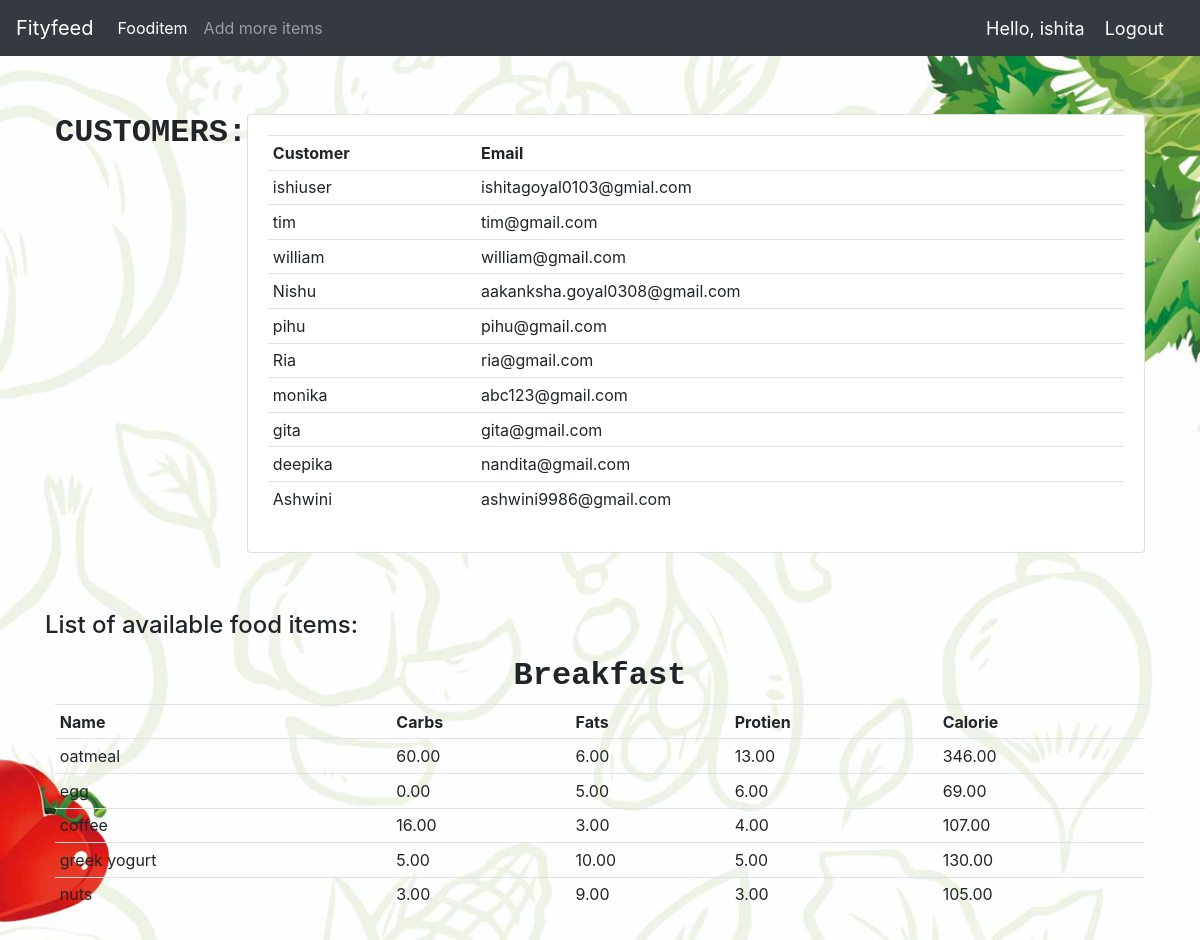
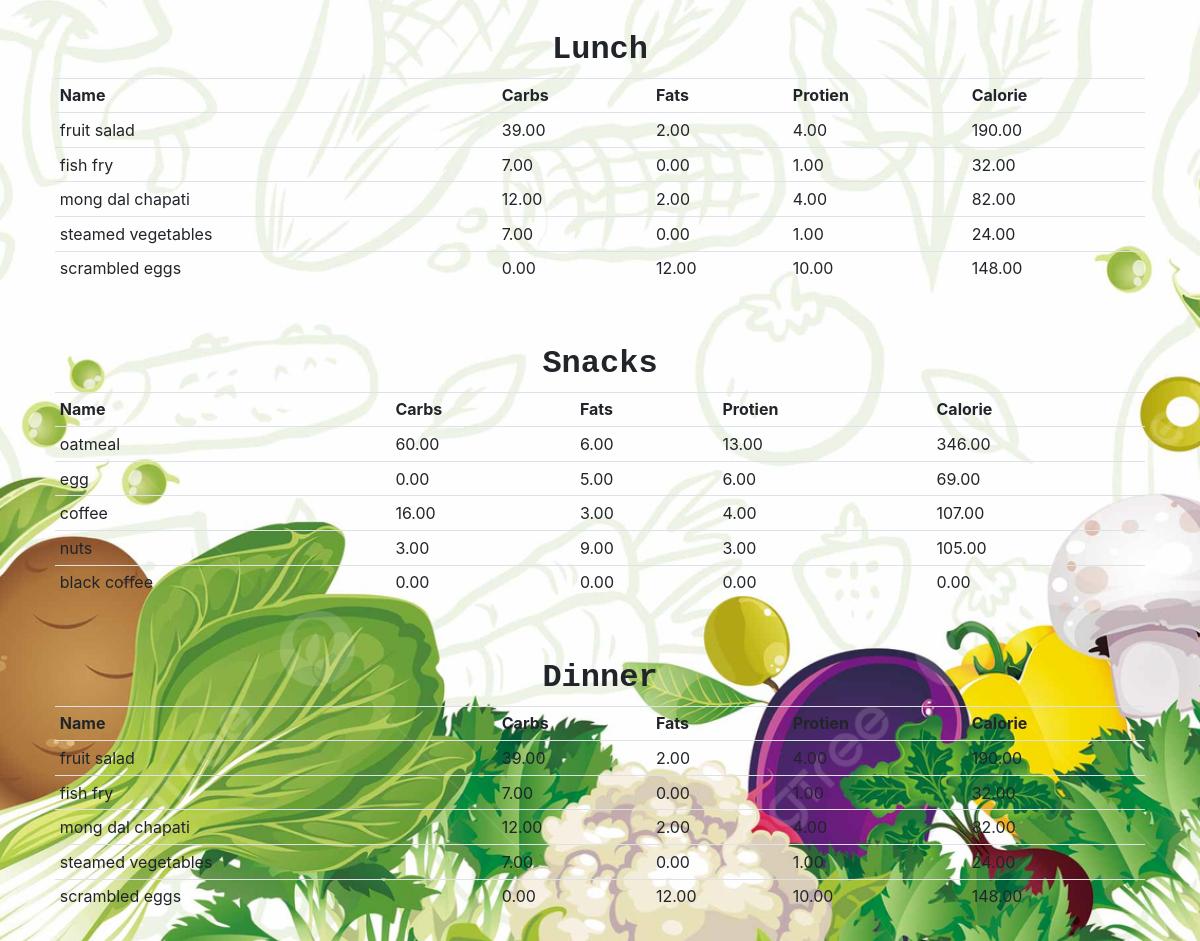
The app's page / (signed in) with its own data (2 pictures, top to bottom).
### Fityfeed/models.py (models this page shows, shortened)
class Customer(models.Model):
    user = models.OneToOneField(User, null=True, on_delete=models.CASCADE)
    name=models.CharField(max_length=200,null=True)
    email=models.CharField(max_length=200,null=True)
    date_created=models.DateTimeField(auto_now_add=True,null=True)

class Fooditem(models.Model):
    name = models.CharField(max_length=200)
    category = models.ManyToManyField(Category)
    carbohydrate = models.DecimalField(max_digits=5,decimal_places=2,default=0)
    fats = models.DecimalField(max_digits=5,decimal_places=2,default=0)
    protein = models.DecimalField(max_digits=5,decimal_places=2,default=0)
    calorie=models.DecimalField(max_digits=5,decimal_places=2,default=0,blank=True)
    quantity = models.IntegerField(default=1,null=True,blank=True)

### Fityfeed/decorators.py (the view)
    def wrapper_func(request,*args,**kwargs):
        group=None
        if request.user.groups.exists():
            group=request.user.groups.all()[0].name
        if group=='user':
            return redirect('userPage')
        if group=='admin':
            return view_func(request,*args,**kwargs)

### Fityfeed/views.py (called while the page is built)
@login_required(login_url='login')
@admin_only
def home(request):
    breakfast=Category.objects.filter(name='breakfast')[0].fooditem_set.all()[:5]
    lunch=Category.objects.filter(name='lunch')[0].fooditem_set.all()[:5]
    dinner=Category.objects.filter(name='dinner')[0].fooditem_set.all()[:5]
    snacks=Category.objects.filter(name='snacks')[0].fooditem_set.all()[:5]
    customers=Customer.objects.all()
    context={'breakfast':breakfast,
              'lunch':lunch,
              'dinner':dinner,
              'snacks':snacks,
              'customers':customers,
            }
    return render(request,'main.html',context)

### Fityfeed/templates/main.html (shortened to what this page needs)
{% load static %}
<!DOCTYPE html>
<html lang="en">
<head>
    <link rel="stylesheet" href="https://stackpath.bootstrapcdn.com/bootstrap/4.5.0/css/bootstrap.min.css">
    <link rel="stylesheet" href="{% static 'css/main.css' %}">
</head>
<body>
    {% include 'navbar.html' %}
    <br>
    <br>
    <div class="container">
    {% block content %}
        <div class="flex-box-row">
            <h5 id="heading">CUSTOMERS:</h5>
            <br>
            <br>
            <div class="card card-body">
               <table class="table table-sm">
                    <tr>
                        <th>Customer</th>
                        <th>Email</th>
                    </tr>
                    {% for cust in customers %}
                    <tr>
                        <td>{{cust.name}} </td>
                        <td> {{cust.email}} </td>
                    </tr>
                    {% endfor %}
                </table>
            </div>
        </div>
        <br><br>
    <h4>List of available food items:</h4>
        <div class="flex-box-row">
            <h5 id="heading">Breakfast</h5>
               <table class="table table-sm">
                    <tr>
                        <th>Name</th>
                        <th>Carbs</th>
                        <th>Fats</th>
                        <th>Protien</th>
                        <th>Calorie</th>
                    </tr>
                   {% for items in breakfast %}
                    <tr>
                        <td>{{items.name}} </td>
                        <td>{{items.carbohydrate}} </td>
                        <td>{{items.fats}} </td>
                        <td>{{items.protein}} </td>
                        <td>{{items.calorie}} </td>
                        </tr>
                    {% endfor %}
                </table>
        </div>
<br>
        <div class="flex-box-row">
            <h5 id="heading">Lunch</h5>
             <table class="table table-sm">
                    <tr>
                        <th>Name</th>
                        <th>Carbs</th>
                        <th>Fats</th>
                        <th>Protien</th>
                        <th>Calorie</th>
                    </tr>
                   {% for items in lunch %}
                    <tr>
                        <td>{{items.name}} </td>
                        <td>{{items.carbohydrate}} </td>
                        <td>{{items.fats}} </td>
                        <td>{{items.protein}} </td>
                        <td>{{items.calorie}} </td>
                        </tr>
                    {% endfor %}
                </table>
        </div>
        <br>
        <div class="flex-box-row">
            <h5 id="heading">Snacks</h5>
                <table class="table table-sm">
                    <tr>
                        <th>Name</th>
                        <th>Carbs</th>
                        <th>Fats</th>
                        <th>Protien</th>
                        <th>Calorie</th>
                    </tr>
                   {% for items in snacks %}
                    <tr>
                        <td>{{items.name}} </td>
                        <td>{{items.carbohydrate}} </td>
                        <td>{{items.fats}} </td>
                        <td>{{items.protein}} </td>
                        <td>{{items.calorie}} </td>
                        </tr>
                    {% endfor %}
                </table>
        </div>
        <br>
        <div class="flex-box-row">
            <h5 id="heading">Dinner</h5>
                <table class="table table-sm">
                    <tr>
                        <th>Name</th>
                        <th>Carbs</th>
                        <th>Fats</th>
                        <th>Protien</th>
                        <th>Calorie</th>
                    </tr>
                   {% for items in dinner %}
                    <tr>
                        <td>{{items.name}} </td>
                        <td>{{items.carbohydrate}} </td>
                        <td>{{items.fats}} </td>
                        <td>{{items.protein}} </td>
                        <td>{{items.calorie}} </td>
                        </tr>
                    {% endfor %}
                </table>
        </div>
<br>
    {% endblock %}
    </div>
</body>
</html>

### Fityfeed/templates/navbar.html (shortened to what this page needs)
{% load static%}
<nav class="navbar navbar-expand-lg navbar-dark bg-dark">
    <a class="navbar-brand" href="{% url 'home' %}">Fityfeed</a>
    <div class="collapse navbar-collapse" id="navbarSupportedContent">
    {% if request.user.is_staff %}
      <ul class="navbar-nav mr-auto">
        <li class="nav-item active">
          <a class="nav-link" href="{% url 'fooditem' %}">Fooditem<span class="sr-only">(current)</span></a>
        </li>
        <li class="nav-item">
          <a class="nav-link" href="{% url 'createfooditem' %}">Add more items</a>
        </li>
      </ul>
    {% endif %}
    </div>
    <span class="hello-msg">Hello, {{request.user}}</span>
    <span ><a  class="hello-msg" href="{% url 'logout' %}">Logout</a></span>
  </nav>

### static/css/main.css (style rules this page uses)
.flex-box-row { display:flex; padding : 10px; flex-wrap: wrap; justify-content: space-around; }
#heading { text-shadow: rgb(159, 122, 74); font-family: 'Courier New', Courier, monospace; font-weight: 550; font-size: xx-large; text-align: left; }

### Fityfeed/templates/navbar.html (style rules this page uses)
.hello-msg { font-size: 18px; color: #fff; margin-right: 20px; }

### records on screen
Customer: name "ishiuser", email "ishitagoyal0103@gmial.com"
Customer: name "tim", email "tim@gmail.com"
Customer: name "william", email "william@gmail.com"
Customer: name "Nishu", email "aakanksha.goyal0308@gmail.com"
Customer: name "pihu", email "pihu@gmail.com"
Customer: name "Ria", email "ria@gmail.com"
Customer: name "monika", email "abc123@gmail.com"
Customer: name "gita", email "gita@gmail.com"
Customer: name "deepika", email "nandita@gmail.com"
Customer: name "Ashwini", email "ashwini9986@gmail.com"
Fooditem: name "oatmeal", carbohydrate "60.00", fats "6.00", protein "13.00", calorie "346.00"
Fooditem: name "egg", carbohydrate "0.00", fats "5.00", protein "6.00", calorie "69.00"
Fooditem: name "coffee", carbohydrate "16.00", fats "3.00", protein "4.00", calorie "107.00"
Fooditem: name "greek yogurt", carbohydrate "5.00", fats "10.00", protein "5.00", calorie "130.00"
Fooditem: name "nuts", carbohydrate "3.00", fats "9.00", protein "3.00", calorie "105.00"
Fooditem: name "fruit salad", carbohydrate "39.00", fats "2.00", protein "4.00", calorie "190.00"
Fooditem: name "fish fry", carbohydrate "7.00", fats "0.00", protein "1.00", calorie "32.00"
Fooditem: name "mong dal chapati", carbohydrate "12.00", fats "2.00", protein "4.00", calorie "82.00"
Fooditem: name "steamed vegetables", carbohydrate "7.00", fats "0.00", protein "1.00", calorie "24.00"
Fooditem: name "scrambled eggs", carbohydrate "0.00", fats "12.00", protein "10.00", calorie "148.00"
Fooditem: name "black coffee", carbohydrate "0.00", fats "0.00", protein "0.00", calorie "0.00"

### other values on screen
{{ request.user }} "ishita"
